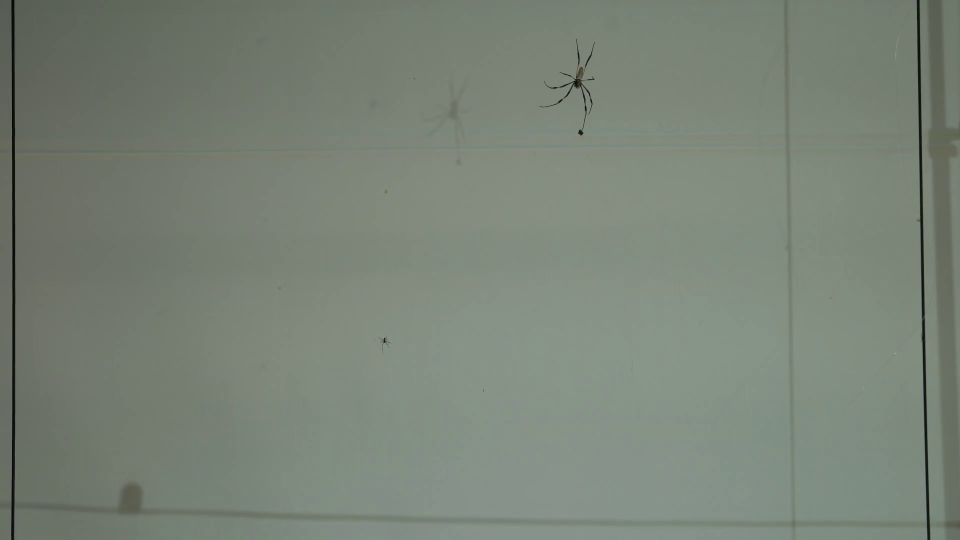
#> input picture frame 235 of videos/C003.mp4, 1920 x 1080 px, given in place of N02HHS2017-V4.MP4, which was not available (shown at 1/2 size)
$ jupyter execute track_termites.ipynb   (older library calls are emulated)
#> lines starting #> are read from the running program, lines starting #| are printed output that depends on the picture; after the words box and inside, x2 and y2 are one past the last pixel; in counts of white or black regions, pixels touching at a corner belong together; pictures that were not available may be replaced by others from this repository, and a replacement may not be noted
### tracktor.py
import numpy as np
import pandas as pd
import cv2
from sklearn.cluster import KMeans
from scipy.optimize import linear_sum_assignment
from scipy.spatial.distance import cdist

def colour_to_thresh(frame, block_size = 31, offset = 25):
    """
    This function retrieves a video frame and preprocesses it for object tracking.
    The code blurs image to reduce noise, converts it to greyscale and then returns a
    thresholded version of the original image.

    Parameters
    ----------
    frame: ndarray, shape(n_rows, n_cols, 3)
        source image containing all three colour channels
    block_size: int(optional), default = 31
        block_size determines the width of the kernel used for adaptive thresholding.
        Note: block_size must be odd. If even integer is used, the programme will add
        1 to the block_size to make it odd.
    offset: int(optional), default = 25
        constant subtracted from the mean value within the block

    Returns
    -------
    thresh: ndarray, shape(n_rows, n_cols, 1)
        binarised(0,255) image
    """
    blur = cv2.blur(frame, (5,5))
    gray = cv2.cvtColor(blur, cv2.COLOR_BGR2GRAY)
    thresh = cv2.adaptiveThreshold(gray, 255, cv2.ADAPTIVE_THRESH_MEAN_C, cv2.THRESH_BINARY_INV, block_size, offset)
    return thresh

def detect_and_draw_contours(frame, thresh, meas_last, meas_now, min_area = 0, max_area = 10000):
    """
    This function detects contours, thresholds them based on area and draws them.

    Parameters
    ----------
    frame: ndarray, shape(n_rows, n_cols, 3)
        source image containing all three colour channels
    thresh: ndarray, shape(n_rows, n_cols, 1)
        binarised(0,255) image
    meas_last: array_like, dtype=float
        individual's location on previous frame
    meas_now: array_like, dtype=float
        individual's location on current frame
    min_area: int
        minimum area threhold used to detect the object of interest
    max_area: int
        maximum area threhold used to detect the object of interest

    Returns
    -------
    final: ndarray, shape(n_rows, n_cols, 3)
        final output image composed of the input frame with object contours
        and centroids overlaid on it
    contours: list
        a list of all detected contours that pass the area based threhold criterion
    meas_last: array_like, dtype=float
        individual's location on previous frame
    meas_now: array_like, dtype=float
        individual's location on current frame
    """
    # Detect contours and draw them based on specified area thresholds
    img, contours, hierarchy = cv2.findContours(thresh.copy(), cv2.RETR_TREE, cv2.CHAIN_APPROX_SIMPLE)
    img = cv2.cvtColor(img, cv2.COLOR_GRAY2BGR)

    final = frame.copy()

    i = 0
    meas_last = meas_now.copy()
    del meas_now[:]
    while i < len(contours):
        area = cv2.contourArea(contours[i])
        if area < min_area or area > max_area:
            del contours[i]
        else:
            cv2.drawContours(final, contours, i, (0,0,255), 1)
            M = cv2.moments(contours[i])
            cx = M['m10']/M['m00']
            cy = M['m01']/M['m00']
            meas_now.append([cx,cy])
            i += 1
    return final, contours, meas_last, meas_now

def apply_k_means(contours, n_inds, meas_now):
    """
    This function applies the k-means clustering algorithm to separate merged
    contours. The algorithm is applied when detected contours are fewer than
    expected objects(number of animals) in the scene.

    Parameters
    ----------
    contours: list
        a list of all detected contours that pass the area based threhold criterion
    n_inds: int
        total number of individuals being tracked
    meas_now: array_like, dtype=float
        individual's location on current frame

    Returns
    -------
    contours: list
        a list of all detected contours that pass the area based threhold criterion
    meas_now: array_like, dtype=float
        individual's location on current frame
    """
    del meas_now[:]
    # Clustering contours to separate individuals
    myarray = np.vstack(contours)
    myarray = myarray.reshape(myarray.shape[0], myarray.shape[2])

    kmeans = KMeans(n_clusters=n_inds, random_state=0, n_init = 50).fit(myarray)
    l = len(kmeans.cluster_centers_)

    for i in range(l):
        x = int(tuple(kmeans.cluster_centers_[i])[0])
        y = int(tuple(kmeans.cluster_centers_[i])[1])
        meas_now.append([x,y])
    return contours, meas_now

def hungarian_algorithm(meas_last, meas_now):
    """
    The hungarian algorithm is a combinatorial optimisation algorithm used
    to solve assignment problems. Here, we use the algorithm to reduce noise
    due to ripples and to maintain individual identity. This is accomplished
    by minimising a cost function; in this case, euclidean distances between
    points measured in previous and current step. The algorithm here is written
    to be flexible as the number of contours detected between successive frames
    changes. However, an error will be returned if zero contours are detected.

    Parameters
    ----------
    meas_last: array_like, dtype=float
        individual's location on previous frame
    meas_now: array_like, dtype=float
        individual's location on current frame

    Returns
    -------
    row_ind: array, dtype=int64
        individual identites arranged according to input ``meas_last``
    col_ind: array, dtype=int64
        individual identities rearranged based on matching locations from
        ``meas_last`` to ``meas_now`` by minimising the cost function
    """
    meas_last = np.array(meas_last)
    meas_now = np.array(meas_now)
    if meas_now.shape != meas_last.shape:
        if meas_now.shape[0] < meas_last.shape[0]:
            while meas_now.shape[0] != meas_last.shape[0]:
                meas_last = np.delete(meas_last, meas_last.shape[0]-1, 0)
        else:
            result = np.zeros(meas_now.shape)
            result[:meas_last.shape[0],:meas_last.shape[1]] = meas_last
            meas_last = result

    meas_last = list(meas_last)
    meas_now = list(meas_now)
    cost = cdist(meas_last, meas_now)
    row_ind, col_ind = linear_sum_assignment(cost)
    return row_ind, col_ind

def reorder_and_draw(final, colours, n_inds, col_ind, meas_now, df, mot, fr_no):
    """
    This function reorders the measurements in the current frame to match
    identity from previous frame. This is done by using the results of the
    hungarian algorithm from the array col_inds.

    Parameters
    ----------
    final: ndarray, shape(n_rows, n_cols, 3)
        final output image composed of the input frame with object contours
        and centroids overlaid on it
    colours: list, tuple
        list of tuples that represent colours used to assign individual identities
    n_inds: int
        total number of individuals being tracked
    col_ind: array, dtype=int64
        individual identities rearranged based on matching locations from
        ``meas_last`` to ``meas_now`` by minimising the cost function
    meas_now: array_like, dtype=float
        individual's location on current frame
    df: pandas.core.frame.DataFrame
        this dataframe holds tracked coordinates i.e. the tracking results
    mot: bool
        this boolean determines if we apply the alogrithm to a multi-object
        tracking problem

    Returns
    -------
    final: ndarray, shape(n_rows, n_cols, 3)
        final output image composed of the input frame with object contours
        and centroids overlaid on it
    meas_now: array_like, dtype=float
        individual's location on current frame
    df: pandas.DataFrame
        this dataframe holds tracked coordinates i.e. the tracking results
    """
    # Reorder contours based on results of the hungarian algorithm
    equal = np.array_equal(col_ind, list(range(len(col_ind))))
    if equal == False:
        current_ids = col_ind.copy()
        reordered = [i[0] for i in sorted(enumerate(current_ids), key=lambda x:x[1])]
        meas_now = [x for (y,x) in sorted(zip(reordered,meas_now))]

    # Draw centroids
    if mot == False:
        for i in range(len(meas_now)):
            if colours[i%4] == (0,0,255):
                cv2.circle(final, tuple([int(x) for x in meas_now[i]]), 5, colours[i%4], -1, cv2.LINE_AA)
    else:
        for i in range(n_inds):
            cv2.circle(final, tuple([int(x) for x in meas_now[i]]), 5, colours[i%n_inds], -1, cv2.LINE_AA)

    # add frame number
    font = cv2.FONT_HERSHEY_SCRIPT_SIMPLEX
    cv2.putText(final, str(int(fr_no)), (5,30), font, 1, (255,255,255), 2)

    return final, meas_now, df

### track_termites.ipynb
[cell 1]
import numpy as np
import pandas as pd
import tracktor as tr
import cv2
from sklearn.cluster import KMeans
from scipy.optimize import linear_sum_assignment
from scipy.spatial.distance import cdist

[cell 2]
## Global parameters
# colours is a vector of BGR values which are used to identify individuals in the video
# t_id is termite id and is also used for individual identification
# number of elements in colours should be greater than n_inds (THIS IS NECESSARY FOR VISUALISATION ONLY)
# number of elements in t_id should be greater than n_inds (THIS IS NECESSARY TO GET INDIVIDUAL-SPECIFIC DATA)
n_inds = 8
t_id = ['A', 'B', 'C', 'D', 'E', 'F', 'G', 'H']
colours = [(0,0,255),(0,255,255),(255,0,255),(255,255,255),(255,255,0),(255,0,0),(0,255,0),(0,0,0)]

# this is the block_size and offset used for adaptive thresholding
# these values are critical for tracking performance
block_size = 51
offset = 20

# minimum area and maximum area occupied by the animal in number of pixels
# this parameter is used to get rid of other objects in view that might be hard to threshold out but are differently sized
min_area = 500
max_area = 10000

# mot determines whether the tracker is being used in noisy conditions to track a single object or for multi-object
# using this will enable k-means clustering to force n_inds number of animals
mot = True

# in this example, we use a circular mask to ignore area outside the petri-dish
# mask_offset represents offset of circle from centre of the frame
mask_offset_x = -18
mask_offset_y = -5

# name of source video
video = 'N02HHS2017-V4'

[cell 3]
## Path to source video
cap = cv2.VideoCapture("/Users/viveksridhar/Documents/Code/Python/OpenCV/tracktor/videos/" + video + ".MP4")

## Video writer class to output video with contour and centroid of tracked object(s)
# make sure the frame size matches size of array 'final'
fourcc = cv2.VideoWriter_fourcc(*'avc1')
out = cv2.VideoWriter(filename = video + '.mp4', fourcc = fourcc, fps = 60.0, frameSize = (1920, 1080), isColor = True)

## Individual location(s) measured in the last and current step
meas_last = list(np.zeros((n_inds,2)))
meas_now = list(np.zeros((n_inds,2)))

df = []
last = 0

while(True):
    # Capture frame-by-frame
    ret, frame = cap.read()
#> frame is the input picture: shape (1080, 1920, 3); mean B, G, R 119.2, 131.1, 121.5

    this = cap.get(1)
    if ret == True:
        # Preprocess the image for background subtraction
        frame = cv2.resize(frame, None, fx = 1.0, fy = 1.0, interpolation = cv2.INTER_LINEAR)
        thresh = tr.colour_to_thresh(frame, block_size, offset)
#> in colour_to_thresh, `thresh = cv2.adaptiveThreshold(gray, 255, cv2.ADAPTIVE_THRESH_MEAN_C, ..`:
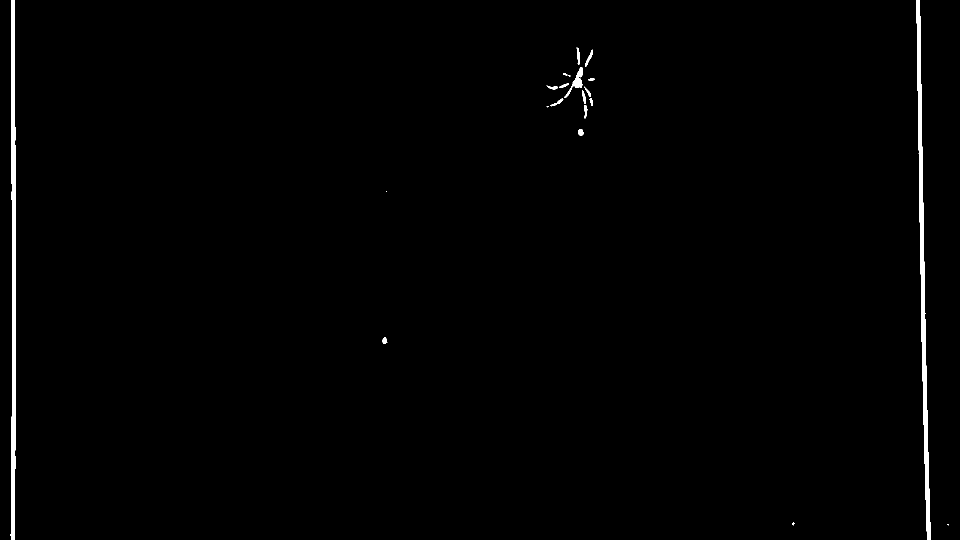
#> thresh: shape (1080, 1920) (shown at 1/2 size); 0.86% white; 21 white regions (5 under 20 px), largest, box (x1, y1, x2, y2) and area: (1833, 0, 1862, 1080) 8096, (21, 0, 32, 1080) 7882, (1128, 134, 1166, 196) 594

        # Apply mask to ignore area outside the petri dish
        mask = np.zeros(thresh.shape)
        cv2.circle(mask, (mask.shape[1]//2 + mask_offset_x, mask.shape[0]//2 + mask_offset_y), 520, 255, -1)
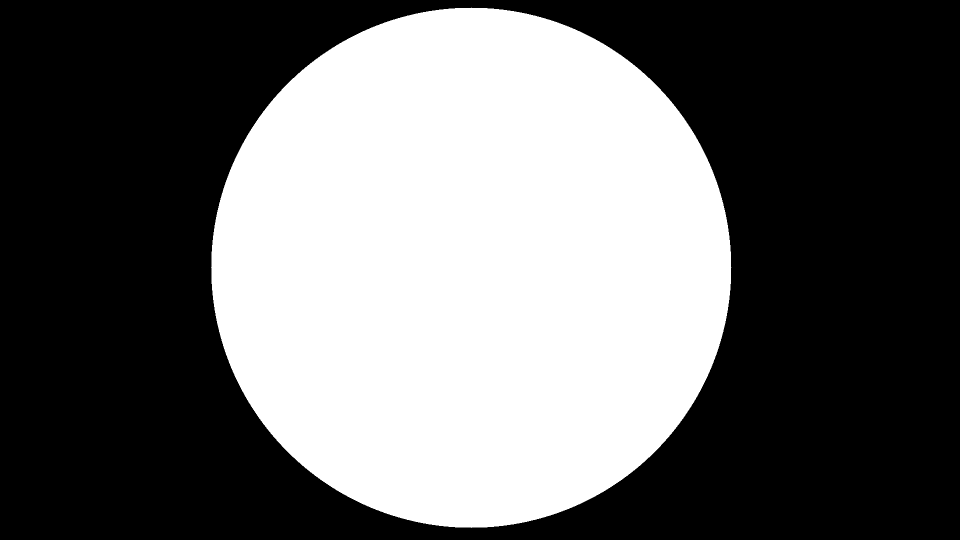
#> mask: shape (1080, 1920) float64 (shown at 1/2 size); 41% white; 1 white region, box (x1, y1, x2, y2) and area: (422, 15, 1463, 1056) 849453
        thresh[mask == 0] = 0
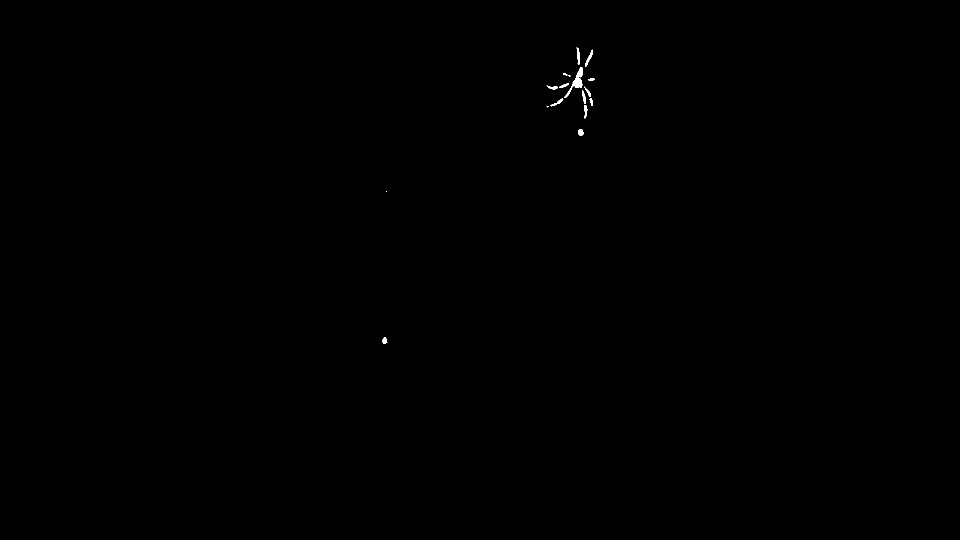
#> thresh: shape (1080, 1920) (shown at 1/2 size); 0.09% white; 17 white regions (3 under 20 px)

        # Custom background subtraction
        bg = thresh.copy()
        cv2.circle(bg, (bg.shape[1]//2 + mask_offset_x, bg.shape[0]//2 + mask_offset_y), 520, 0, -1)
#> bg: shape (1080, 1920); 0.09% of pixels changed, all inside (x1, y1, x2, y2) = (764, 95, 1189, 687)
        bgsub = thresh - bg

        final, contours, meas_last, meas_now = tr.detect_and_draw_contours(frame, thresh, meas_last, meas_now, min_area, max_area)
#> in detect_and_draw_contours, `img, contours, hierarchy = cv2.findContours(thresh.copy(), cv2.RETR_TR..`: contours = 17 contours, 4 with area under 20; largest, box (x1, y1, x2, y2) and area: (1128, 134, 1166, 196) 516, (1170, 99, 1186, 133) 119, (1153, 95, 1160, 129) 112, (1156, 258, 1167, 272) 98, (1100, 197, 1127, 213) 88
#> in detect_and_draw_contours, `img = cv2.cvtColor(img, cv2.COLOR_GRAY2BGR)`: img: shape (1080, 1920, 3); 0.09% white; 17 white regions (3 under 20 px)
#> the loop in detect_and_draw_contours, `while i < len(contours):` made 17 passes
#> (area, cx, cy, i) on pass 15: (516, 1153.6, 162.1, 1)
#> area on passes 1, 3, 5, 6, 7, 8: 73.5, 98.5, 86, 87.5, 49, 84
#> after the loop in detect_and_draw_contours, `while i < len(contours):`: final: shape (1080, 1920, 3); 0.01% of pixels changed, all inside (x1, y1, x2, y2) = (1128, 134, 1166, 196)
#> after the loop in detect_and_draw_contours, `while i < len(contours):`: i = 1; meas_now = [[1153.6, 162.1]]
#> contours = 1 contour; box (x1, y1, x2, y2) and area: (1128, 134, 1166, 196) 516; meas_last = [[0, 0], [0, 0], [0, 0], [0, 0], [0, 0], [0, 0], [0, 0], [0, 0]]; meas_now = [[1153.6, 162.1]]
        if len(meas_now) != n_inds:
            contours, meas_now = tr.apply_k_means(contours, n_inds, meas_now)
#> in apply_k_means, `myarray = np.vstack(contours)`: myarray = contour of 102 points, box (x1, y1, x2, y2) (1128, 134, 1166, 196), area 516
#> in apply_k_means, `myarray = myarray.reshape(myarray.shape[0], myarray.shape[2])`: myarray = 102 pairs, first value 1128 to 1165, second value 134 to 195
#> in apply_k_means, `l = len(kmeans.cluster_centers_)`: l = 8
#> the loop in apply_k_means, `for i in range(l):` made 8 passes
#> (x, y) on passes 1 to 8: (1139, 181), (1152, 152), (1145, 173), (1160, 137), (1161, 171), (1132, 191), (1161, 153), (1145, 165)
#> after the loop in apply_k_means, `for i in range(l):`: meas_now = [[1139, 181], [1152, 152], [1145, 173], [1160, 137], [1161, 171], [1132, 191], [1161, 153], [1145, 165]]

        row_ind, col_ind = tr.hungarian_algorithm(meas_last, meas_now)
#> in hungarian_algorithm, `row_ind, col_ind = linear_sum_assignment(cost)`: row_ind = [0, 1, 2, 3, 4, 5, 6, 7]; col_ind = [2, 1, 0, 4, 6, 3, 7, 5]
#> row_ind = [0, 1, 2, 3, 4, 5, 6, 7]; col_ind = [2, 1, 0, 4, 6, 3, 7, 5]
        final, meas_now, df = tr.reorder_and_draw(final, colours, n_inds, col_ind, meas_now, df, mot, this)
#> in reorder_and_draw, `equal = np.array_equal(col_ind, list(range(len(col_ind))))`: equal = False
#> in reorder_and_draw, `current_ids = col_ind.copy()`: current_ids = [2, 1, 0, 4, 6, 3, 7, 5]
#> in reorder_and_draw, `reordered = [i[0] for i in sorted(enumerate(current_ids), key=lambda x..`: reordered = [2, 1, 0, 5, 3, 7, 4, 6]
#> in reorder_and_draw, `meas_now = [x for (y,x) in sorted(zip(reordered,meas_now))]`: meas_now = [[1145, 173], [1152, 152], [1139, 181], [1161, 171], [1161, 153], [1160, 137], [1145, 165], [1132, 191]]
#> after the loop in reorder_and_draw, `for i in range(n_inds):`: final: shape (1080, 1920, 3); mean B, G, R 119.3, 131.1, 121.5
#> in reorder_and_draw, `font = cv2.FONT_HERSHEY_SCRIPT_SIMPLEX`: font = 6
#> in reorder_and_draw, `cv2.putText(final, str(int(fr_no)), (5,30), font, 1, (255,255,255), 2)`: final: shape (1080, 1920, 3); mean B, G, R 119.3, 131.2, 121.5
#> df = []

        # Create output dataframe
        for i in range(n_inds):
            df.append([this, meas_now[i][0], meas_now[i][1], t_id[i]])
#> after the loop, df = [[236, 1145, 173, 'A'], [236, 1152, 152, 'B'], [236, 1139, 181, 'C'], [236, 1161, 171, 'D'], [236, 1161, 153, 'E'], [236, 1160, 137, 'F'], [236, 1145, 165, 'G'], [236, 1132, 191, 'H']]

        # Display the resulting frame
        out.write(final)
        cv2.imshow('frame', final)
        if cv2.waitKey(1) == 27:
#> (key Esc is pressed here)
            break

    if last == this:
        break

    last = this

## Write positions to file
df = pd.DataFrame(np.matrix(df), columns = ['frame','pos_x','pos_y', 'id'])
#> df = table of 8 rows and 4 columns
df.to_csv(video + '.csv', sep=',')

## When everything done, release the capture
cap.release()
out.release()
cv2.destroyAllWindows()
cv2.waitKey(1)
#> Out = 27
